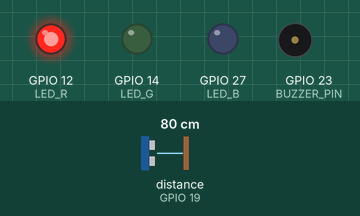
A sketch run on a simulated ESP32. Shown: output pins drawn as LEDs (lit = HIGH), buzzer (waves = sounding). Wiring (from diagram.json): ultrasonic range finder: trigger GPIO 18; echo GPIO 19. The inputs (shaded band) are chosen by the test bench; at power-on: distance to the obstacle (sensor on GPIO 19) 80 cm. The echo pulse lasts 58.3 µs per cm; WiFi joins after 1.5 s; servers stay silent unless stated; random numbers use the default seed unless the sketch sets one; no MQTT or app messages arrive unless stated; pins used as bus, display or sensor lines are not drawn; what the sketch prints to the serial monitor is not drawn.

Above: at 2.7 s.
2.8 s: distance to the obstacle (sensor on GPIO 19) set to 54 cm
4.3 s: distance to the obstacle (sensor on GPIO 19) set to 45 cm
At 5.3 s:
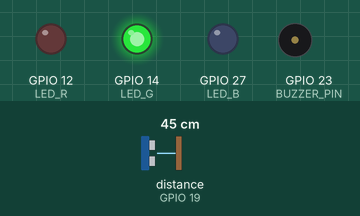
5.9 s: distance to the obstacle (sensor on GPIO 19) set to 60 cm
At 6.3 s:
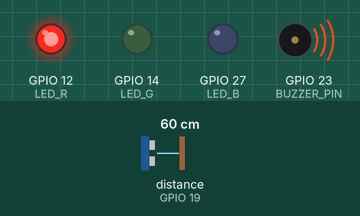
7.9 s: distance to the obstacle (sensor on GPIO 19) set to 2 cm
At 8.05 s:
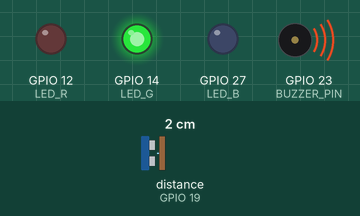
9.6 s: distance to the obstacle (sensor on GPIO 19) set to 120 cm
At 11.5 s:
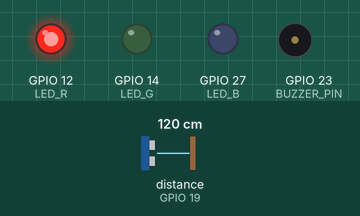
Timing chart, 0 to 12.6 s (numbered marks = the images above; inputs shaded):
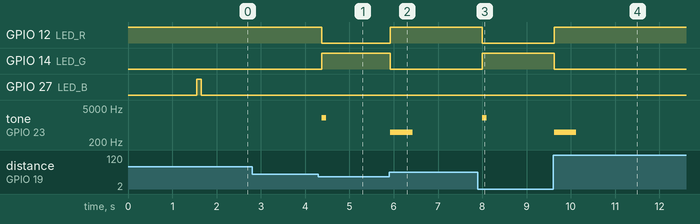

Measured:
- the behaviour switches between 51 and 50 cm on distance to the obstacle (sensor on GPIO 19) (found by bisection; images 0 and 1)
- after the input at 2.8 s, every drawn part: stays the same
- after the input at 4.3 s, GPIO 12 (LED_R): HIGH → LOW after 0.07 s; GPIO 14 (LED_G): LOW → HIGH after 0.07 s; tone on GPIO 23 (BUZZER_PIN): silent → 2000 Hz after 0.07 s, → silent 0.10 s later
- after the input at 5.9 s, GPIO 12 (LED_R): LOW → HIGH at once; GPIO 14 (LED_G): HIGH → LOW at once; tone on GPIO 23 (BUZZER_PIN): silent → 500 Hz at once, → silent 0.50 s later
- after the input at 7.9 s, GPIO 12 (LED_R): HIGH → LOW after 0.10 s; GPIO 14 (LED_G): LOW → HIGH after 0.10 s; tone on GPIO 23 (BUZZER_PIN): silent → 2000 Hz after 0.10 s, → silent 0.10 s later
- after the input at 9.6 s, GPIO 12 (LED_R): LOW → HIGH at once; GPIO 14 (LED_G): HIGH → LOW at once; tone on GPIO 23 (BUZZER_PIN): silent → 500 Hz at once, → silent 0.50 s later

The sketch:

sketch.ino
```cpp
#include <WiFi.h>
#include <PubSubClient.h>

// ---- CONFIGURAÇÕES ----
const char* ssid = "Wokwi-GUEST";
const char* password = "";
const char* mqtt_server = "broker.hivemq.com";
const int mqtt_port = 1883;

// Tópicos MQTT
const char* topic_presenca  = "stepahead/device1/presenca";
const char* topic_progresso = "stepahead/device1/progresso";

// ---- PINOS ----
#define TRIG_PIN 18
#define ECHO_PIN 19
#define LED_R 12
#define LED_G 14
#define LED_B 27
#define BUZZER_PIN 23

// ---- VARIÁVEIS ----
WiFiClient espClient;
PubSubClient client(espClient);

long duration;
float distanceCm;
bool usuarioPresente = false;

unsigned long tempoInicioSessao = 0;
unsigned long tempoAcumuladoAnterior = 0;
unsigned long tempoTotalGeral = 0;
unsigned long lastLogTime = 0;

int progressoAtual = 0;
int ultimoProgressoNotificado = -1;

// 100 segundos = 100% (1 seg = 1%)
const int TEMPO_TOTAL_CURSO_SEG = 100;

// --- FUNÇÕES ---

void setup_wifi() {
  Serial.print("Conectando WiFi");
  WiFi.begin(ssid, password);
  while (WiFi.status() != WL_CONNECTED) {
    delay(500); Serial.print(".");
  }
  Serial.println(" OK!");
}

void reconnect() {
  while (!client.connected()) {
    String clientId = "StepAhead-" + String(random(0xffff), HEX);
    if (client.connect(clientId.c_str())) {
      Serial.println("MQTT Conectado!");
      digitalWrite(LED_B, HIGH); delay(100); digitalWrite(LED_B, LOW);
    } else {
      delay(5000);
    }
  }
}

void setup() {
  Serial.begin(115200);
  pinMode(TRIG_PIN, OUTPUT); pinMode(ECHO_PIN, INPUT);
  pinMode(LED_R, OUTPUT); pinMode(LED_G, OUTPUT); pinMode(LED_B, OUTPUT);
  pinMode(BUZZER_PIN, OUTPUT);

  digitalWrite(LED_R, HIGH); // Vermelho (Ausente)

  setup_wifi();
  client.setServer(mqtt_server, mqtt_port);
}

void lerSensor() {
  digitalWrite(TRIG_PIN, LOW); delayMicroseconds(2);
  digitalWrite(TRIG_PIN, HIGH); delayMicroseconds(10);
  digitalWrite(TRIG_PIN, LOW);
  duration = pulseIn(ECHO_PIN, HIGH);
  distanceCm = duration * 0.034 / 2;
}

void loop() {
  if (!client.connected()) reconnect();
  client.loop();
  lerSensor();

  // --- LÓGICA PRINCIPAL ---
  if (distanceCm > 0 && distanceCm < 50) {
    // --- USUÁRIO PRESENTE ---

    if (!usuarioPresente) {
      usuarioPresente = true;
      tempoInicioSessao = millis();
      Serial.println("\n--- INICIO DA SESSÃO ---");
      client.publish(topic_presenca, "1");

      // Feedback inicial
      tone(BUZZER_PIN, 2000, 100);
    }

    // CÁLCULO
    unsigned long sessaoAtualSeg = (millis() - tempoInicioSessao) / 1000;
    tempoTotalGeral = tempoAcumuladoAnterior + sessaoAtualSeg;
    progressoAtual = (tempoTotalGeral * 100) / TEMPO_TOTAL_CURSO_SEG;

    // CONTROLE VISUAL PADRÃO (VERDE ENQUANTO ESTUDA)
    digitalWrite(LED_R, LOW);
    digitalWrite(LED_G, HIGH); // Verde Aceso (Foco)
    digitalWrite(LED_B, LOW);

    // LOG NO TERMINAL (MOSTRA SEGUNDOS RODANDO)
    if (millis() - lastLogTime > 1000) {
      lastLogTime = millis();
      Serial.print("Tempo de Foco: "); Serial.print(tempoTotalGeral);
      Serial.print("s | Progresso: "); Serial.print(progressoAtual); Serial.println("%");

      // Envia tempo real para MQTT (opcional, bom para grafico)
      client.publish(topic_progresso, String(progressoAtual).c_str());
    }

    // --- MOMENTO "META BATIDA" (LED AZUL) ---
    // A cada 10% (10, 20, 30...) ele muda para AZUL temporariamente
    if (progressoAtual > 0 && progressoAtual % 10 == 0 && progressoAtual != ultimoProgressoNotificado) {
      ultimoProgressoNotificado = progressoAtual;

      Serial.println("\n>>> META ALCANÇADA! LEVEL UP! <<<");
      Serial.print(">>> "); Serial.print(progressoAtual); Serial.println("% DO CURSO CONCLUÍDO <<<\n");

      // MUDA PARA AZUL (COMEMORAÇÃO)
      digitalWrite(LED_G, LOW);
      digitalWrite(LED_B, HIGH); // AZUL ACENDE

      // Som de vitória
      tone(BUZZER_PIN, 1000, 150); delay(150); tone(BUZZER_PIN, 2000, 300);

      // Segura o azul por 2 segundos para dar tempo de ver no vídeo
      delay(2000);

      // Volta a contar o tempo ajustando o delay que demos
      tempoInicioSessao += 2000;

      // Volta para o VERDE (Foco)
      digitalWrite(LED_B, LOW);
      digitalWrite(LED_G, HIGH);
    }

    // TRAVA EM 100%
    if (progressoAtual >= 100) {
       Serial.println("!!! CURSO 100% CONCLUÍDO !!!");
       // Comemoração final longa
       while(distanceCm < 50) { // Enquanto não sair da cadeira, fica piscando festa
          digitalWrite(LED_G, HIGH); digitalWrite(LED_B, LOW); delay(200);
          digitalWrite(LED_G, LOW); digitalWrite(LED_B, HIGH); delay(200);
          lerSensor();
       }
    }

  } else {
    // --- USUÁRIO AUSENTE ---
    if (usuarioPresente) {
      usuarioPresente = false;
      unsigned long sessaoFinalizada = (millis() - tempoInicioSessao) / 1000;
      tempoAcumuladoAnterior += sessaoFinalizada;

      Serial.println("\n--- PAUSA DETECTADA ---");
      Serial.print("Progresso Salvo: "); Serial.print(progressoAtual); Serial.println("%");
      client.publish(topic_presenca, "0");
      tone(BUZZER_PIN, 500, 500);
    }

    // LED Vermelho
    digitalWrite(LED_R, HIGH); digitalWrite(LED_G, LOW); digitalWrite(LED_B, LOW);
  }

  delay(100);
}
```
